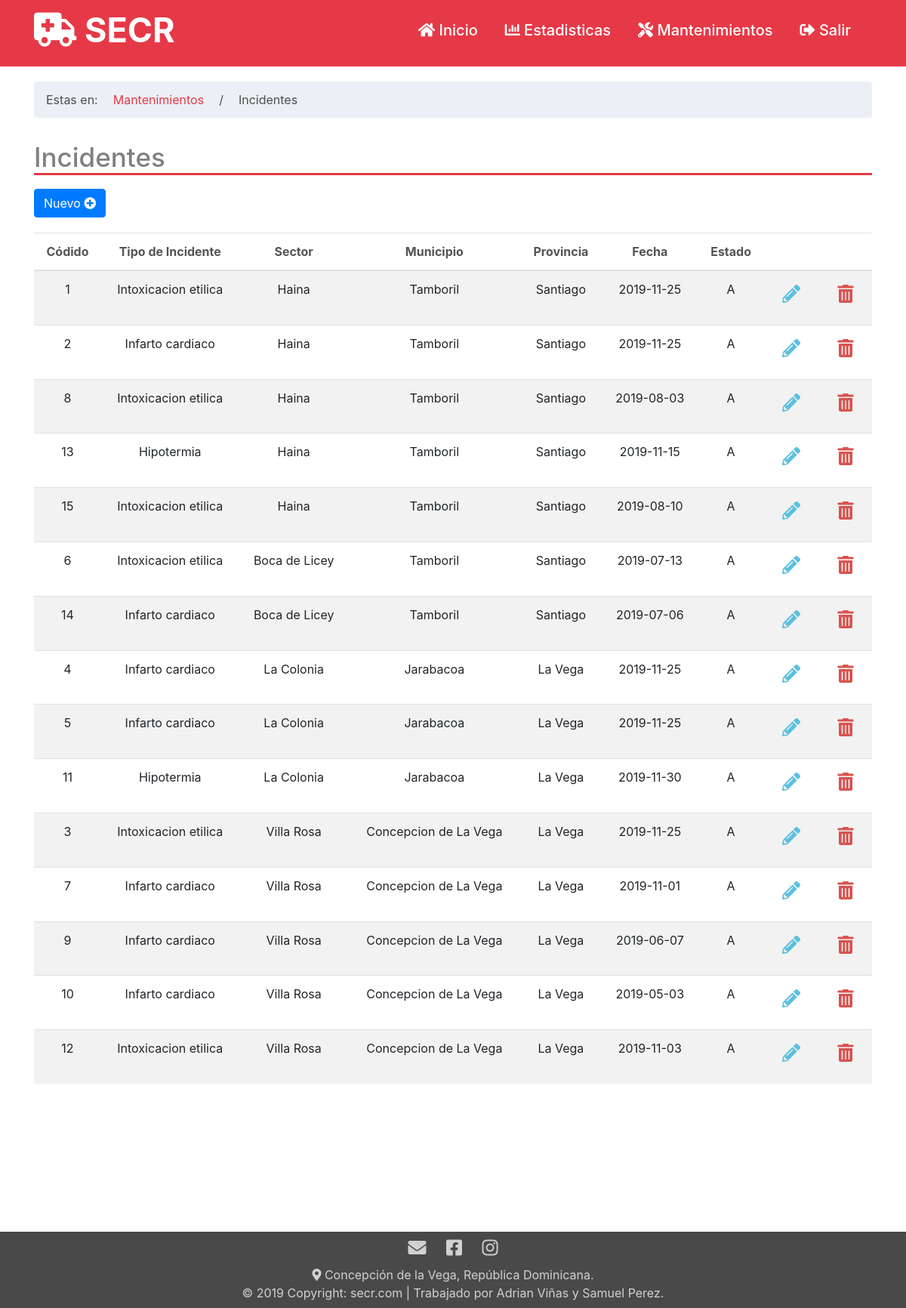
/incidente_mant.php, run on the app's committed database.
### tables this page shows
CREATE TABLE `incidente` (
  `id_incidente` int(11) NOT NULL,
  `id_tipo_de_incidente` int(11) NOT NULL,
  `id_sector` int(11) NOT NULL,
  `id_diagnostico` int(11) NOT NULL,
  `id_usuario` int(11) NOT NULL,
  `fecha` date NOT NULL,
  `estado` char(1) NOT NULL
);

CREATE TABLE `tipos_incidente` (
  `id_tipos_incidente` int(11) NOT NULL,
  `nombre` varchar(50) NOT NULL,
  `descripcion` varchar(50) NOT NULL,
  `estado` char(1) NOT NULL
);

CREATE TABLE `sector` (
  `id_sector` int(11) NOT NULL,
  `nombre` varchar(50) NOT NULL,
  `id_municipio` int(11) NOT NULL,
  `estado` char(1) NOT NULL
);

CREATE TABLE `municipio` (
  `id_municipio` int(11) NOT NULL,
  `nombre` varchar(50) NOT NULL,
  `id_provincia` int(11) NOT NULL,
  `estado` char(1) NOT NULL
);

CREATE TABLE `provincia` (
  `id_provincia` int(11) NOT NULL,
  `nombre` varchar(50) NOT NULL,
  `estado` char(1) NOT NULL
);

### php/select.php (called while the page is built, shortened)
<?php
function consultar_join_incidente(){
    include('conexion.php');
    $sql="SELECT incidente.id_incidente, tipos_incidente.nombre as nombre_incidente,
    sector.nombre as nombre_sector, municipio.nombre as municipio_nombre, provincia.nombre as nombre_provincia,
    incidente.fecha as fecha, incidente.estado as estado
    FROM incidente
    INNER JOIN tipos_incidente
    ON incidente.id_tipo_de_incidente = tipos_incidente.id_tipos_incidente
    INNER JOIN sector
    ON incidente.id_sector = sector.id_sector
    INNER JOIN municipio
    ON sector.id_municipio = municipio.id_municipio
    INNER JOIN provincia
    ON municipio.id_provincia = provincia.id_provincia";
    return $result=$mysqli->query($sql);
}
?>

### incidente_mant.php (the view, shortened to what this page needs)
<?php
    include './php/cabe.php';
?>
<div class="container">
<div class="row">
        <div class="col-lg-12">
        <ol class = "breadcrumb" style="margin-top: 20px; background: rgba(230, 235, 243, 0.74);">
            <li style="color: rgb(78, 78, 78);">Estas en:</li>
            <li class="active" style="color: rgb(78, 78, 78);"><a href="mantenimientos.php" style="color: rgb(230, 57, 71);">Mantenimientos</a></li>
            <li class="active" style="color: rgb(78, 78, 78);">/</li>
            <li class="active" style="color: rgb(78, 78, 78);">Incidentes</li>
        </ol>
        </div>
    </div>
    <div class="row">
        <div class="col-lg-12">
            <h2 id="Titulo">Incidentes</h2>
        </div>
    </div>
    <div class="row">
        <div class="col-lg-5">
            <a href="incidente_crear.php" class="btn btn-primary btn-md" style="margin-bottom: 20px; margin-top: 10px;">Nuevo <i class="fas fa-plus-circle"></i></a>
        </div>
    </div>
    <div class="row">
        <div class="col-lg-12 col-sm-12">
        <table class="table table-striped" style="text-align: center;" id="example">
                <thead>
                    <tr style="color: rgb(85, 84, 84);">
                        <th>Códido</th>
                        <th>Tipo de Incidente</th>
                        <th>Sector</th>
                        <th>Municipio</th>
                        <th>Provincia</th>
                        <th>Fecha</th>
                        <th>Estado</th>
                        <th></th>
                        <th></th>
                    </tr>
                </thead>
                <tbody>
                    <?php
                        $query=consultar_join_incidente();
                        while ($row=$query->fetch_assoc()){
                            echo"
                            <tr>
                                <td>".$row['id_incidente']."</td>
                                <td>".$row['nombre_incidente']."</td>
                                <td>".$row['nombre_sector']."</td>
                                <td>".$row['municipio_nombre']."</td>
                                <td>".$row['nombre_provincia']."</td>
                                <td>".$row['fecha']."</td>
                                <td>".$row['estado']."</td>
                                <td>
                                    <a href='incidente_modi.php?id=".$row['id_incidente']."' class='btn btn-sm' style='color: #5bc0de;' ><h4><i class='fas fa-pencil-alt'></i></h4> </a>
                                </td>
                                <td>
                                    <a href='php/procedimientos_incidente.php?accion=DLT&id=".$row['id_incidente']."' class='btn btn-sm' style='color: #d9534f;'><h4><i class='fas fa-trash-alt'></i></h4> </a>
                                </td>
                            </tr>
                        ";
                        }
                    ?>
                </tbody>
             </table>
        </div>
    </div>
</div>
<?php
    include 'php/pie.php';
?>

### php/cabe.php (shortened to what this page needs)
<?php
    include('php/select.php');
?>
<!DOCTYPE html>
<html lang="en">
<head>
  <link href="vendor/bootstrap/css/bootstrap.min.css" rel="stylesheet">
  <link rel="stylesheet" href="css/all.min.css">
  <link rel="stylesheet" href="css/Estilos_titulo.css" >
  <link rel="stylesheet" href="css/Estilos_Pais.css" >
  <link rel="stylesheet" href="css/EstilosCab1.css">
  <link rel="stylesheet" href="css/Estilos_Man.css">
  <link rel="stylesheet" type="text/css" href="https://cdn.datatables.net/v/bs4/dt-1.10.20/datatables.min.css"/>
</head>
<body style="background: white;">
  <nav class="navbar navbar-expand-lg navbar-dark  static-top">
    <div class="container">
      <a class="navbar-brand" href="inicio.php"><h1><i class="fas fa-ambulance"></i> SECR</h1></a>
      <div class="collapse navbar-collapse" id="navbarResponsive">
        <ul class="navbar-nav ml-auto">
          <li class="nav-item active">
            <a class="nav-link" href="inicio.php"><h5><i class="fas fa-home"></i> Inicio</h5></a>
          </li>
          <li class="nav-item active">
            <a class="nav-link" href="estadisticas.php"><h5><i class="fas fa-chart-bar"></i> Estadisticas</h5></a>
          </li>
          <li class="nav-item active">
            <a class="nav-link" href="mantenimientos.php"><h5><i class="fas fa-tools"></i> Mantenimientos</h5></a>
          </li>
          <li class="nav-item active">
            <a class="nav-link" href="php/cerrar_sesion.php"><h5><i class="fas fa-sign-out-alt"></i> Salir</h5></a>
          </li>
        </ul>
      </div>
    </div>
  </nav>

### php/pie.php (shortened to what this page needs)
    <footer class="page-footer font-small" style="background: #494949; margin-top: 180px;">
        <div class="footer-copyright text-center py-2" style="color: #d2d1d1;">
         <h4>
            <a href="" style="margin: 10px; color: #d2d1d1;"><i class="fas fa-envelope"></i></a>
            <a href="" style="margin: 10px; color: #d2d1d1;"><i class="fab fa-facebook-square"></i></a>
            <a href="" style="margin: 10px; color: #d2d1d1;"><i class="fab fa-instagram"></i></a>
         </h4>
         <i class="fas fa-map-marker-alt"></i> Concepción de la Vega, República Dominicana.
         <br>
         © 2019 Copyright:<a href="" style="color: #d2d1d1;"> secr.com</a> |  Trabajado por Adrian Viñas y Samuel Perez.
        </div>
    </footer>
</body>
</html>

### css/Estilos_titulo.css (style rules this page uses)
#Titulo { border-bottom: 3px solid rgb(230, 57, 71); color: grey; margin-top: 15px; font-size: 35px; }
body { background: rgb(250, 248, 248); }

### css/Estilos_Pais.css (style rules this page uses)
html, body, #cont { width: 100%; height: 90%; margin: 0; padding: 0; }

### css/EstilosCab1.css (style rules this page uses)
nav { background: rgb(230, 57, 71); color: white; }
h1 { font-size: 45px; font-weight: bold; }
li { margin-right: 20px; }

### data on the page
incidente: id_incidente "1", id_tipo_de_incidente.nombre "Intoxicacion etilica", id_sector.nombre "Haina", municipio.nombre "Tamboril", provincia.nombre "Santiago", fecha "2019-11-25", estado "A"
incidente: id_incidente "2", id_tipo_de_incidente.nombre "Infarto cardiaco", id_sector.nombre "Haina", municipio.nombre "Tamboril", provincia.nombre "Santiago", fecha "2019-11-25", estado "A"
incidente: id_incidente "8", id_tipo_de_incidente.nombre "Intoxicacion etilica", id_sector.nombre "Haina", municipio.nombre "Tamboril", provincia.nombre "Santiago", fecha "2019-08-03", estado "A"
incidente: id_incidente "13", id_tipo_de_incidente.nombre "Hipotermia", id_sector.nombre "Haina", municipio.nombre "Tamboril", provincia.nombre "Santiago", fecha "2019-11-15", estado "A"
incidente: id_incidente "15", id_tipo_de_incidente.nombre "Intoxicacion etilica", id_sector.nombre "Haina", municipio.nombre "Tamboril", provincia.nombre "Santiago", fecha "2019-08-10", estado "A"
incidente: id_incidente "6", id_tipo_de_incidente.nombre "Intoxicacion etilica", id_sector.nombre "Boca de Licey", municipio.nombre "Tamboril", provincia.nombre "Santiago", fecha "2019-07-13", estado "A"
incidente: id_incidente "14", id_tipo_de_incidente.nombre "Infarto cardiaco", id_sector.nombre "Boca de Licey", municipio.nombre "Tamboril", provincia.nombre "Santiago", fecha "2019-07-06", estado "A"
incidente: id_incidente "4", id_tipo_de_incidente.nombre "Infarto cardiaco", id_sector.nombre "La Colonia", municipio.nombre "Jarabacoa", provincia.nombre "La Vega", fecha "2019-11-25", estado "A"
incidente: id_incidente "5", id_tipo_de_incidente.nombre "Infarto cardiaco", id_sector.nombre "La Colonia", municipio.nombre "Jarabacoa", provincia.nombre "La Vega", fecha "2019-11-25", estado "A"
incidente: id_incidente "11", id_tipo_de_incidente.nombre "Hipotermia", id_sector.nombre "La Colonia", municipio.nombre "Jarabacoa", provincia.nombre "La Vega", fecha "2019-11-30", estado "A"
incidente: id_incidente "3", id_tipo_de_incidente.nombre "Intoxicacion etilica", id_sector.nombre "Villa Rosa", municipio.nombre "Concepcion de La Vega", provincia.nombre "La Vega", fecha "2019-11-25", estado "A"
incidente: id_incidente "7", id_tipo_de_incidente.nombre "Infarto cardiaco", id_sector.nombre "Villa Rosa", municipio.nombre "Concepcion de La Vega", provincia.nombre "La Vega", fecha "2019-11-01", estado "A"
incidente: id_incidente "9", id_tipo_de_incidente.nombre "Infarto cardiaco", id_sector.nombre "Villa Rosa", municipio.nombre "Concepcion de La Vega", provincia.nombre "La Vega", fecha "2019-06-07", estado "A"
incidente: id_incidente "10", id_tipo_de_incidente.nombre "Infarto cardiaco", id_sector.nombre "Villa Rosa", municipio.nombre "Concepcion de La Vega", provincia.nombre "La Vega", fecha "2019-05-03", estado "A"
incidente: id_incidente "12", id_tipo_de_incidente.nombre "Intoxicacion etilica", id_sector.nombre "Villa Rosa", municipio.nombre "Concepcion de La Vega", provincia.nombre "La Vega", fecha "2019-11-03", estado "A"
